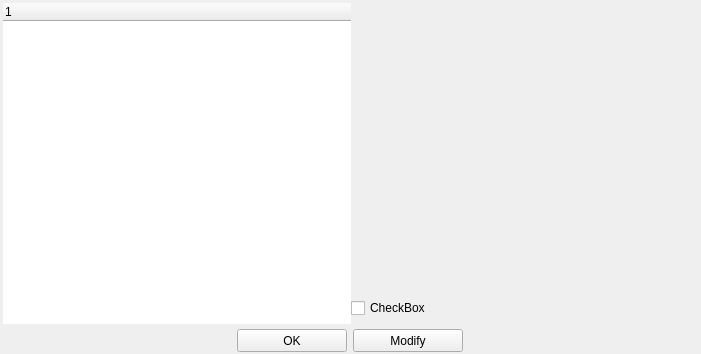
<?xml version="1.0" encoding="UTF-8"?>
<ui version="4.0">
 <class>ACDeviceManagerList</class>
 <widget class="QWidget" name="ACDeviceManagerList">
  <property name="geometry">
   <rect>
    <x>0</x>
    <y>0</y>
    <width>701</width>
    <height>354</height>
   </rect>
  </property>
  <property name="windowTitle">
   <string>ACDeviceManagerList</string>
  </property>
  <layout class="QVBoxLayout" name="verticalLayout">
   <property name="spacing">
    <number>0</number>
   </property>
   <property name="leftMargin">
    <number>0</number>
   </property>
   <property name="topMargin">
    <number>0</number>
   </property>
   <property name="rightMargin">
    <number>0</number>
   </property>
   <property name="bottomMargin">
    <number>0</number>
   </property>
   <item>
    <widget class="QWidget" name="widget" native="true">
     <layout class="QHBoxLayout" name="horizontalLayout" stretch="1,1">
      <property name="spacing">
       <number>0</number>
      </property>
      <property name="leftMargin">
       <number>3</number>
      </property>
      <property name="topMargin">
       <number>3</number>
      </property>
      <property name="rightMargin">
       <number>3</number>
      </property>
      <property name="bottomMargin">
       <number>3</number>
      </property>
      <item>
       <widget class="QTreeWidget" name="deviceTreeWidget">
        <property name="frameShape">
         <enum>QFrame::NoFrame</enum>
        </property>
        <property name="frameShadow">
         <enum>QFrame::Plain</enum>
        </property>
        <column>
         <property name="text">
          <string notr="true">1</string>
         </property>
        </column>
       </widget>
      </item>
      <item>
       <widget class="QWidget" name="propertyWidget" native="true">
        <layout class="QVBoxLayout" name="verticalLayout_2">
         <property name="leftMargin">
          <number>0</number>
         </property>
         <property name="topMargin">
          <number>0</number>
         </property>
         <property name="rightMargin">
          <number>0</number>
         </property>
         <property name="bottomMargin">
          <number>6</number>
         </property>
         <item>
          <widget class="QtTreePropertyBrowser" name="DeviceProperty" native="true"/>
         </item>
         <item>
          <widget class="QCheckBox" name="editCheck">
           <property name="text">
            <string>CheckBox</string>
           </property>
          </widget>
         </item>
        </layout>
       </widget>
      </item>
     </layout>
    </widget>
   </item>
   <item>
    <widget class="QWidget" name="widget_2" native="true">
     <layout class="QHBoxLayout" name="horizontalLayout_2">
      <property name="spacing">
       <number>6</number>
      </property>
      <property name="leftMargin">
       <number>0</number>
      </property>
      <property name="topMargin">
       <number>2</number>
      </property>
      <property name="rightMargin">
       <number>0</number>
      </property>
      <property name="bottomMargin">
       <number>2</number>
      </property>
      <item>
       <spacer name="horizontalSpacer">
        <property name="orientation">
         <enum>Qt::Horizontal</enum>
        </property>
        <property name="sizeHint" stdset="0">
         <size>
          <width>262</width>
          <height>20</height>
         </size>
        </property>
       </spacer>
      </item>
      <item>
       <widget class="QPushButton" name="okButton">
        <property name="minimumSize">
         <size>
          <width>110</width>
          <height>23</height>
         </size>
        </property>
        <property name="maximumSize">
         <size>
          <width>110</width>
          <height>23</height>
         </size>
        </property>
        <property name="text">
         <string>OK</string>
        </property>
       </widget>
      </item>
      <item>
       <widget class="QPushButton" name="modifyButton">
        <property name="minimumSize">
         <size>
          <width>110</width>
          <height>23</height>
         </size>
        </property>
        <property name="maximumSize">
         <size>
          <width>110</width>
          <height>23</height>
         </size>
        </property>
        <property name="text">
         <string>Modify</string>
        </property>
       </widget>
      </item>
      <item>
       <spacer name="horizontalSpacer_2">
        <property name="orientation">
         <enum>Qt::Horizontal</enum>
        </property>
        <property name="sizeHint" stdset="0">
         <size>
          <width>262</width>
          <height>20</height>
         </size>
        </property>
       </spacer>
      </item>
     </layout>
    </widget>
   </item>
  </layout>
 </widget>
 <layoutdefault spacing="6" margin="11"/>
 <customwidgets>
  <customwidget>
   <class>QtTreePropertyBrowser</class>
   <extends>QWidget</extends>
   <header>qttreepropertybrowser.h</header>
   <container>1</container>
  </customwidget>
 </customwidgets>
 <resources/>
 <connections/>
</ui>
